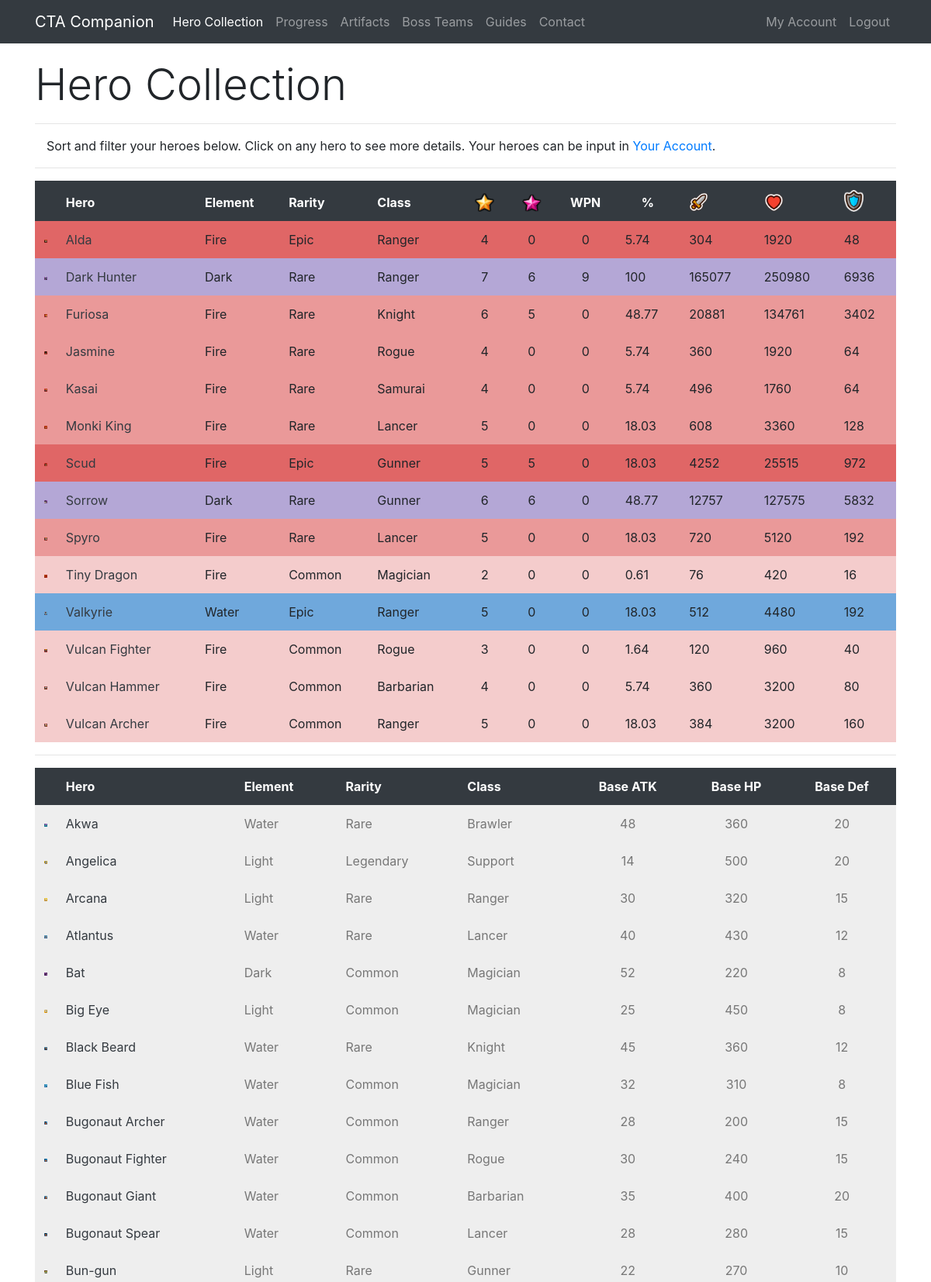
The app's page /collection/Cayumi (signed in, upper part) with its own data.
### app/models.py (models this page shows, shortened)
class Hero(db.Model):
    id = db.Column(db.Integer, primary_key=True)
    level = db.Column(db.Integer, index=True)
    awaken = db.Column(db.Integer, index=True)
    wpn = db.Column(db.Integer, index=True)
    medals = db.Column(db.Integer, index=True)
    runedAtk = db.Column(db.Integer, index=True)
    runedHp = db.Column(db.Integer, index=True)
    runedDef = db.Column(db.Integer, index=True)
    runedAps = db.Column(db.Integer, index=True)
    runedCrit = db.Column(db.Integer, index=True)
    runedCritDmg = db.Column(db.Integer, index=True)
    user_id = db.Column(db.Integer, db.ForeignKey('user.id'))
    base_id = db.Column(db.Integer, db.ForeignKey('base.id'))
    def atk(self):
        runedAttack = self.runedAtk
        base = self.baseStats.atk
        level = self.level
        awaken = self.awaken
        atk = int(base * (2 ** (level - 1)) * (1.5 ** awaken))
        runedAtk = atk + (atk * (runedAttack / 100))
        return int(runedAtk)
    def hp(self):
        runedHP = self.runedHp
        base = self.baseStats.hp
        level = self.level
        awaken = self.awaken
        hp = int(base * (2 ** (level - 1)) * (1.5 ** awaken))
        runedHP = hp + (hp * (runedHP / 100))
        return int(runedHP)
    def defense(self):
        runedDef = self.runedDef
        base = self.baseStats.defense
        level = self.level
        awaken = self.awaken
        defense = int(base * (2 ** (level - 1)) * (1.5 ** awaken))
        runedDef = defense + (defense * (runedDef / 100))
        return int(runedDef)
    def progress(self):
        level = self.level
        medals = self.medals
        if level == 0:
            accumulated = 0
            total = accumulated + medals
        elif level == 1:
            accumulated = 10
            total = accumulated + medals
        elif level == 2:
            accumulated = 30
            total = accumulated + medals
        elif level == 3:
            accumulated = 80
            total = accumulated + medals
        elif level == 4:
            accumulated = 280
            total = accumulated + medals
        elif level == 5:
            accumulated = 880
            total = accumulated + medals
        elif level == 6:
            accumulated = 2380
            total = accumulated + medals
        elif level == 7:
            accumulated = 4880
            total = accumulated + medals
        total = (total / 4880) * 100
        if total == 100:
            return int(total)
        return round(total, 2)

class Base(db.Model):
    id = db.Column(db.Integer, primary_key=True)
    name = db.Column(db.String(32), index=True, unique=True)
    nameSafe = db.Column(db.String(32), index=True, unique=True)
    job = db.Column(db.String(16), index=True)
    rarity = db.Column(db.String(16), index=True)
    element = db.Column(db.String(16), index=True)
    gender = db.Column(db.String(16), index=True)
    crusher = db.Column(db.Integer, index=True)
    fly = db.Column(db.Integer, index=True)
    blitz = db.Column(db.Integer, index=True)
    atk = db.Column(db.Integer, index=True)
    hp = db.Column(db.Integer, index=True)
    defense = db.Column(db.Integer, index=True)
    crit = db.Column(db.Integer, index=True)
    critDmg = db.Column(db.Integer, index=True)
    movespeed = db.Column(db.Integer, index=True)
    aps = db.Column(db.Integer, index=True)
    arange = db.Column(db.Integer, index=True)
    resistance = db.Column(db.Integer, index=True)
    frenzy = db.Column(db.Integer, index=True)
    dodge = db.Column(db.Integer, index=True)
    stun = db.Column(db.Integer, index=True)
    stunTime = db.Column(db.Integer, index=True)
    aoe = db.Column(db.Integer, index=True)
    ult = db.Column(db.Integer, index=True)
    kshp = db.Column(db.Integer, index=True)
    gold = db.Column(db.Integer, index=True)
    freeze = db.Column(db.Integer, index=True)
    freezeTime = db.Column(db.Integer, index=True)
    freezeDmg = db.Column(db.Integer, index=True)
    burn = db.Column(db.Integer, index=True)
    burnTime = db.Column(db.Integer, index=True)
    burnDmg = db.Column(db.Integer, index=True)
    poison = db.Column(db.Integer, index=True)
    poisonTime = db.Column(db.Integer, index=True)
    poisonDmg = db.Column(db.Integer, index=True)
    sp2 = db.Column(db.Integer, index=True)
    sp2num = db.Column(db.Integer, index=True)
    buffElement = db.Column(db.String(16), index=True)
    buffType = db.Column(db.Integer, index=True)
    buffStat = db.Column(db.String(16), index=True)
    buff = db.Column(db.Integer, index=True)
    heroes = db.relationship('Hero', backref='baseStats', lazy='dynamic')

### app/routes.py (the view)
@app.route('/collection/<username>')
@login_required
def collection(username):
    user = User.query.filter_by(username=username).first_or_404()
    heroes = Hero.query.filter_by(player=user)
    heroactive = 1
    return render_template('collection.html', user=user, heroes=heroes, title='Hero Collection', heroactive=heroactive)

### app/models.py (called while the page is built)
@login.user_loader
def load_user(id):
    return User.query.get(int(id))

### app/templates/collection.html (shortened to what this page needs)
{% extends "base.html" %}
{% block content %}
 <div class="row pt-3">
    <div class="col-lg-12">
      <h1 class="display-4">Hero Collection</h1>
      <hr>
      <p class="instructions">Sort and filter your heroes below. Click on any hero to see more details. Your heroes can be input in <a href="{{ url_for('account', username=current_user.username) }}">Your Account</a>.</p>
        <hr>
    </div>
 </div>
  <div class="row">
    <div class="col-lg-12">
<table id="ctac" class="table table-borderless" style="width:100%">
        <thead class="thead-dark">
            <tr>
                <th data-priority="1">&nbsp;</th>
                <th data-priority="2">Hero</th>
                <th data-priority="12">Element</th>
                <th data-priority="11">Rarity</th>
                <th data-priority="10">Class</th>
                <th data-priority="3" class="text-center"><img src="{{ url_for('static', filename='star.png') }}" width="25" alt="Star Level"></th>
                <th data-priority="4" class="text-center"><img src="{{ url_for('static', filename='awaken.png') }}" width="25" alt="Awaken"></th>
                <th data-priority="5" class="text-center">WPN</th>
                <th data-priority="6" class="text-center">%</th>
                <th data-priority="7"><img src="{{ url_for('static', filename='atk.png') }}" width="25" alt="Attack"></th>
                <th data-priority="8"><img src="{{ url_for('static', filename='hp.png') }}" width="25" alt="HP"></th>
                <th data-priority="9"><img src="{{ url_for('static', filename='def.png') }}" width="25" alt="Defense"></th>
            </tr>
        </thead>
        <tbody>
        {% for i in heroes %}
        {% if i.level > 0 %}
        <tr>
            <td class="{{i.baseStats.element}}{{i.baseStats.rarity}}" width="25"><img class="img-fluid" src="/static/{{i.baseStats.nameSafe}}.png" alt="{{i.baseStats.name}}"></td>
            <td class="{{i.baseStats.element}}{{i.baseStats.rarity}}"><a class="text-dark" href="{{ url_for('hero', heroid=i.id) }}">{{ i.baseStats.name }}</b></td>
            <td class="{{i.baseStats.element}}{{i.baseStats.rarity}}">{{ i.baseStats.element }}</td>
            <td class="{{i.baseStats.element}}{{i.baseStats.rarity}}">{{ i.baseStats.rarity }}</td>
            <td class="{{i.baseStats.element}}{{i.baseStats.rarity}}">{{ i.baseStats.job }}</td>
            <td class="text-center {{i.baseStats.element}}{{i.baseStats.rarity}}">{{ i.level }}</td>
            <td class="text-center {{i.baseStats.element}}{{i.baseStats.rarity}}">{{ i.awaken }}</td>
            <td class="text-center {{i.baseStats.element}}{{i.baseStats.rarity}}">{{ i.wpn }}</td>
            <td class="text center {{i.baseStats.element}}{{i.baseStats.rarity}}">{{ i.progress() }}</td>
            <td class="{{i.baseStats.element}}{{i.baseStats.rarity}}">{{ i.atk() }}</td>
            <td class="{{i.baseStats.element}}{{i.baseStats.rarity}}">{{ i.hp() }}</td>
            <td class="{{i.baseStats.element}}{{i.baseStats.rarity}}">{{ i.defense() }}</td>
        </tr>
        {% endif %}
        {% endfor %}
        </tbody>
</table>
        <hr>
<table id="ctac2" class="table table-borderless" style="width:100%">
        <thead class="thead-dark">
            <tr>
                <th>&nbsp;</th>
                <th>Hero</th>
                <th>Element</th>
                <th>Rarity</th>
                <th>Class</th>
                <th class="text-center">Base ATK</th>
                <th class="text-center">Base HP</th>
                <th class="text-center">Base Def</th>
            </tr>
        </thead>
        <tbody>
        {% for i in heroes %}
        {% if i.level == 0 %}
        <tr>
            <td class="uncollected" width="25"><img class="img-fluid" src="/static/{{i.baseStats.nameSafe}}.png" alt="{{i.baseStats.name}}"></td>
            <td class="uncollected"><a class="text-dark" href="{{ url_for('hero', heroid=i.id) }}">{{ i.baseStats.name }}</a></td>
            <td class="uncollected">{{ i.baseStats.element }}</td>
            <td class="uncollected">{{ i.baseStats.rarity }}</td>
            <td class="uncollected">{{ i.baseStats.job }}</td>
            <td class="uncollected text-center">{{ i.baseStats.atk }}</td>
            <td class="uncollected text-center">{{ i.baseStats.hp }}</td>
            <td class="uncollected text-center">{{ i.baseStats.defense }}</td>
        </tr>
        {% endif %}
        {% endfor %}
        </tbody>
</table>
    </div>
  </div>
{% endblock %}

### app/static/style.css (style rules this page uses)
.uncollected { color: #777777; background-color: #eeeeee; padding: 8px; }
.WaterEpic { background-color: #6FA8DC; padding: 8px; }
.FireCommon { background-color: #F4CCCC; padding: 8px; }
.FireRare { background-color: #EA9999; padding: 8px; }
.FireEpic { background-color: #E06666; padding: 8px; }
.DarkRare { background-color: #B4A7D6; padding: 8px; }
.instructions { padding-left: 15px; }

### app/templates/base.html (style rules this page uses)
html { position: relative; min-height: 100%; }
body { margin-bottom: 40px; }

### records on screen
Hero: baseStats.nameSafe (picture), baseStats.name "Alda", baseStats.element "Fire", baseStats.rarity "Epic", baseStats.job "Ranger", level "4", awaken "0", wpn "0", progress "5.74", atk "304", hp "1920", defense "48"
Hero: baseStats.nameSafe (picture), baseStats.name "Dark Hunter", baseStats.element "Dark", baseStats.rarity "Rare", baseStats.job "Ranger", level "7", awaken "6", wpn "9", progress "100", atk "165077", hp "250980", defense "6936"
Hero: baseStats.nameSafe (picture), baseStats.name "Furiosa", baseStats.element "Fire", baseStats.rarity "Rare", baseStats.job "Knight", level "6", awaken "5", wpn "0", progress "48.77", atk "20881", hp "134761", defense "3402"
Hero: baseStats.nameSafe (picture), baseStats.name "Jasmine", baseStats.element "Fire", baseStats.rarity "Rare", baseStats.job "Rogue", level "4", awaken "0", wpn "0", progress "5.74", atk "360", hp "1920", defense "64"
Hero: baseStats.nameSafe (picture), baseStats.name "Kasai", baseStats.element "Fire", baseStats.rarity "Rare", baseStats.job "Samurai", level "4", awaken "0", wpn "0", progress "5.74", atk "496", hp "1760", defense "64"
Hero: baseStats.nameSafe (picture), baseStats.name "Monki King", baseStats.element "Fire", baseStats.rarity "Rare", baseStats.job "Lancer", level "5", awaken "0", wpn "0", progress "18.03", atk "608", hp "3360", defense "128"
Hero: baseStats.nameSafe (picture), baseStats.name "Scud", baseStats.element "Fire", baseStats.rarity "Epic", baseStats.job "Gunner", level "5", awaken "5", wpn "0", progress "18.03", atk "4252", hp "25515", defense "972"
Hero: baseStats.nameSafe (picture), baseStats.name "Sorrow", baseStats.element "Dark", baseStats.rarity "Rare", baseStats.job "Gunner", level "6", awaken "6", wpn "0", progress "48.77", atk "12757", hp "127575", defense "5832"
Hero: baseStats.nameSafe (picture), baseStats.name "Spyro", baseStats.element "Fire", baseStats.rarity "Rare", baseStats.job "Lancer", level "5", awaken "0", wpn "0", progress "18.03", atk "720", hp "5120", defense "192"
Hero: baseStats.nameSafe (picture), baseStats.name "Tiny Dragon", baseStats.element "Fire", baseStats.rarity "Common", baseStats.job "Magician", level "2", awaken "0", wpn "0", progress "0.61", atk "76", hp "420", defense "16"
Hero: baseStats.nameSafe (picture), baseStats.name "Valkyrie", baseStats.element "Water", baseStats.rarity "Epic", baseStats.job "Ranger", level "5", awaken "0", wpn "0", progress "18.03", atk "512", hp "4480", defense "192"
Hero: baseStats.nameSafe (picture), baseStats.name "Vulcan Fighter", baseStats.element "Fire", baseStats.rarity "Common", baseStats.job "Rogue", level "3", awaken "0", wpn "0", progress "1.64", atk "120", hp "960", defense "40"
Hero: baseStats.nameSafe (picture), baseStats.name "Vulcan Hammer", baseStats.element "Fire", baseStats.rarity "Common", baseStats.job "Barbarian", level "4", awaken "0", wpn "0", progress "5.74", atk "360", hp "3200", defense "80"
Hero: baseStats.nameSafe (picture), baseStats.name "Vulcan Archer", baseStats.element "Fire", baseStats.rarity "Common", baseStats.job "Ranger", level "5", awaken "0", wpn "0", progress "18.03", atk "384", hp "3200", defense "160"
Hero: baseStats.nameSafe (picture), baseStats.name "Akwa", baseStats.element "Water", baseStats.rarity "Rare", baseStats.job "Brawler", baseStats.atk "48", baseStats.hp "360", baseStats.defense "20"
Hero: baseStats.nameSafe (picture), baseStats.name "Angelica", baseStats.element "Light", baseStats.rarity "Legendary", baseStats.job "Support", baseStats.atk "14", baseStats.hp "500", baseStats.defense "20"
Hero: baseStats.nameSafe (picture), baseStats.name "Arcana", baseStats.element "Light", baseStats.rarity "Rare", baseStats.job "Ranger", baseStats.atk "30", baseStats.hp "320", baseStats.defense "15"
Hero: baseStats.nameSafe (picture), baseStats.name "Atlantus", baseStats.element "Water", baseStats.rarity "Rare", baseStats.job "Lancer", baseStats.atk "40", baseStats.hp "430", baseStats.defense "12"
Hero: shows a picture, baseStats.name "Bat", baseStats.element "Dark", baseStats.rarity "Common", baseStats.job "Magician", baseStats.atk "52", baseStats.hp "220", baseStats.defense "8"
Hero: baseStats.nameSafe (picture), baseStats.name "Big Eye", baseStats.element "Light", baseStats.rarity "Common", baseStats.job "Magician", baseStats.atk "25", baseStats.hp "450", baseStats.defense "8"
Hero: baseStats.nameSafe (picture), baseStats.name "Black Beard", baseStats.element "Water", baseStats.rarity "Rare", baseStats.job "Knight", baseStats.atk "45", baseStats.hp "360", baseStats.defense "12"
Hero: baseStats.nameSafe (picture), baseStats.name "Blue Fish", baseStats.element "Water", baseStats.rarity "Common", baseStats.job "Magician", baseStats.atk "32", baseStats.hp "310", baseStats.defense "8"
Hero: baseStats.nameSafe (picture), baseStats.name "Bugonaut Archer", baseStats.element "Water", baseStats.rarity "Common", baseStats.job "Ranger", baseStats.atk "28", baseStats.hp "200", baseStats.defense "15"
Hero: baseStats.nameSafe (picture), baseStats.name "Bugonaut Fighter", baseStats.element "Water", baseStats.rarity "Common", baseStats.job "Rogue", baseStats.atk "30", baseStats.hp "240", baseStats.defense "15"
Hero: baseStats.nameSafe (picture), baseStats.name "Bugonaut Giant", baseStats.element "Water", baseStats.rarity "Common", baseStats.job "Barbarian", baseStats.atk "35", baseStats.hp "400", baseStats.defense "20"
Hero: baseStats.nameSafe (picture), baseStats.name "Bugonaut Spear", baseStats.element "Water", baseStats.rarity "Common", baseStats.job "Lancer", baseStats.atk "28", baseStats.hp "280", baseStats.defense "15"
Hero: baseStats.nameSafe (picture), baseStats.name "Bun-gun", baseStats.element "Light", baseStats.rarity "Rare", baseStats.job "Gunner", baseStats.atk "22", baseStats.hp "270", baseStats.defense "10"
